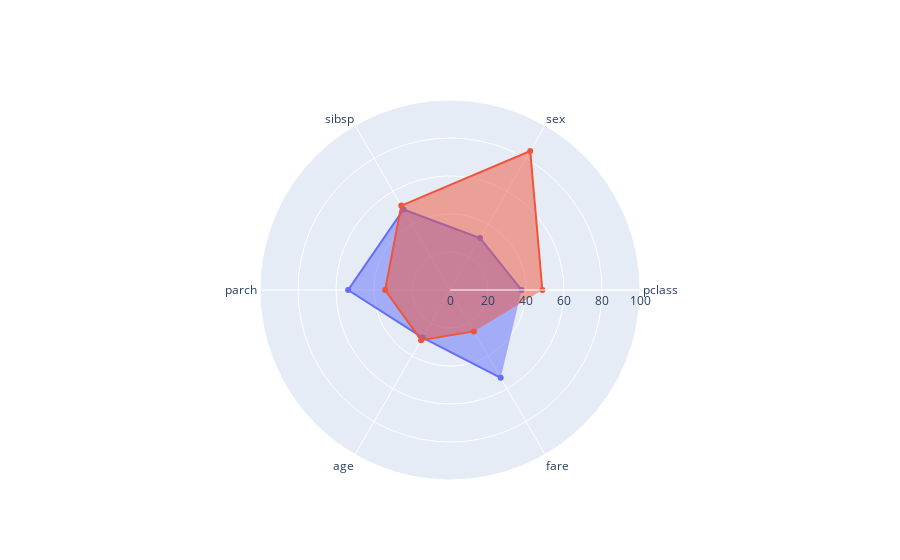

The cell this chart's notebook holds for it:
### Code cell
titanic_plot = titanic.copy()
categories = ['pclass','sex','sibsp',
              'parch', 'age', 'fare']

titanic_plot.age = titanic.age.astype(float).astype(int)
titanic_plot.fare = titanic.fare.astype(float)
titanic_plot.pclass = titanic.pclass * 20
titanic_plot.parch = titanic.parch * 100
titanic_plot.sibsp = titanic.sibsp * 100
titanic_plot.sex = titanic.sex.apply(lambda sex : 0 if sex == "female" else 100)
surviveded_mean_vals = titanic_plot.loc[titanic_plot['survived'] == 1][categories].mean().values.tolist()
not_survived_mean_vals = titanic_plot.loc[titanic_plot['survived'] == 0][categories].mean().values.tolist()
fig = go.Figure()

fig.add_trace(go.Scatterpolar(
      r=surviveded_mean_vals,
      theta=categories,
      fill='toself',
      name='Survived'
))
fig.add_trace(go.Scatterpolar(
      r=not_survived_mean_vals,
      theta=categories,
      fill='toself',
      name='Not Survived'
))

fig.update_layout(
  polar=dict(
    radialaxis=dict(
      visible=True,
      range=[0, 100]
    )),
  showlegend=False
)

fig.show()

### Figure 1 — Plotly figure (JSON) as saved in the notebook; plotly's stock layout.template omitted (floating-point values rounded to 4 significant figures)
{"data": [{"fill": "toself", "name": "Survived", "r": [37.66, 31.62, 48.95, 53.63, 28.9, 53.38], "theta": ["pclass", "sex", "sibsp", "parch", "age", "fare"], "type": "scatterpolar"}, {"fill": "toself", "name": "Not Survived", "r": [48.61, 84.47, 51.29, 34.14, 30.47, 25.15], "theta": ["pclass", "sex", "sibsp", "parch", "age", "fare"], "type": "scatterpolar"}], "layout": {"polar": {"radialaxis": {"range": [0, 100], "visible": true}}, "showlegend": false}}
